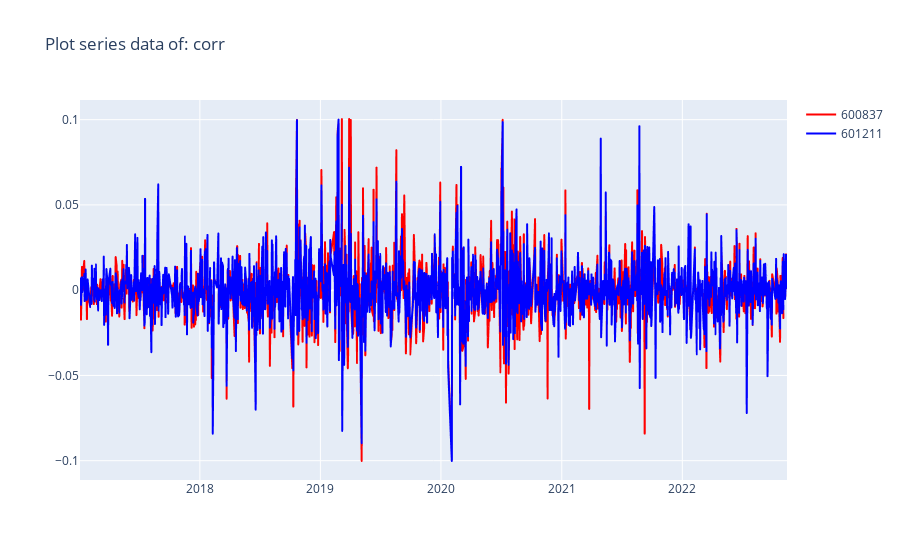

The cell this chart's notebook holds for it:
### Code cell


### Figure 1 — Plotly figure (JSON) as saved in the notebook; plotly's stock layout.template omitted (floating-point values rounded to 4 significant figures; data arrays with more than 128 entries replaced by an {"elided": "..."} marker saying what was removed)
{"data": [{"line": {"color": "red"}, "name": "600837", "type": "scattergl", "x": {"elided": "1425 str values"}, "y": {"elided": "1425 float values"}}, {"line": {"color": "blue"}, "name": "601211", "type": "scattergl", "x": {"elided": "1425 str values"}, "y": {"elided": "1425 float values"}}], "layout": {"title": {"text": "Plot series data of: corr"}}}
